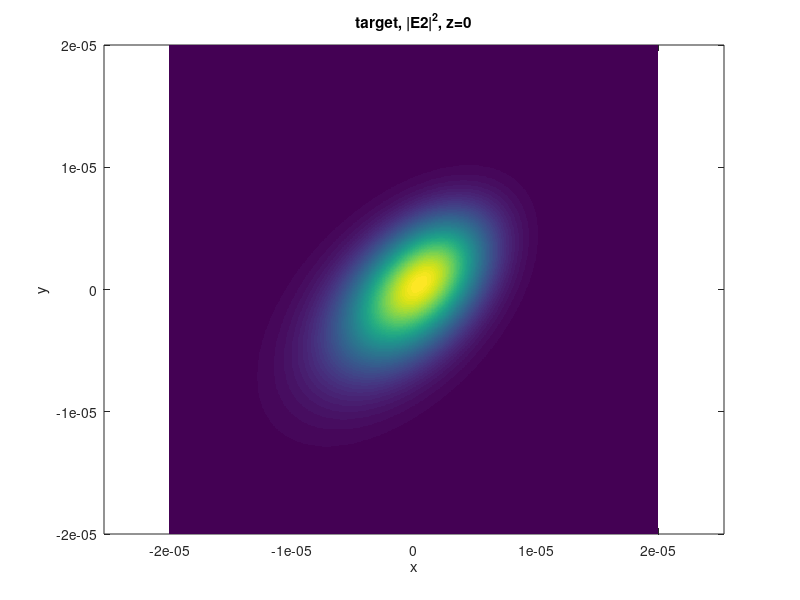
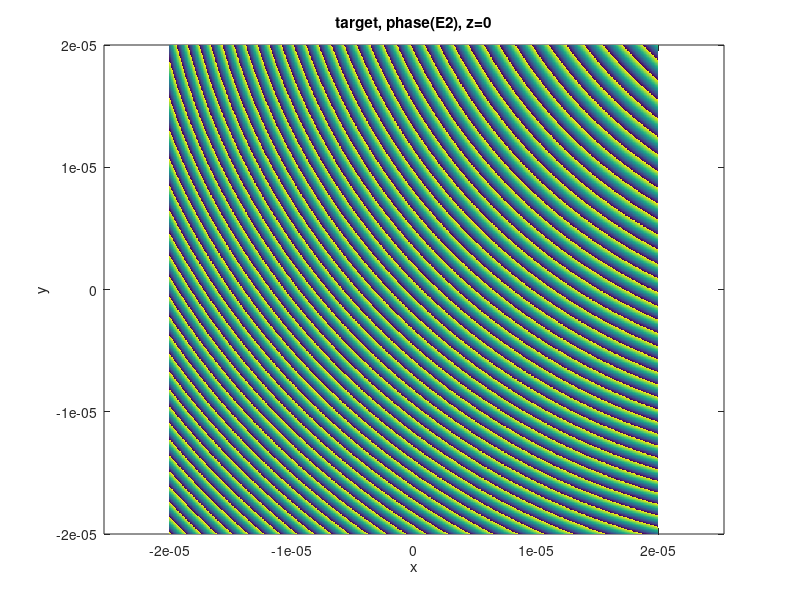

Write the MATLAB code that produced these figures, in order. (Note: this script raises an error after producing the figures.)
% design of a tilted grating for a 3D arbitrarily shaped output beam

% assumptions:
% - target field scalar, from scattering formula match |E| in plane (without the vertical component) to target
% - grating tilt angle is the same everywhere (not correct? local change of
%   grating leads to change of effective tilt angle?)
% - neglect diffraction of pump beam

global lam c k0 neff beta w0 sigma dng

% parameters

lam = 780e-9;           % wavelength
k0 = 2*pi/lam;

c = 3e8;

neff = 1;  %NOT IMPLEMENTED EVERYWHERE           % effective index of fundamental mode
beta = neff*k0;         % propagation constant of mode
w0 = 2e-6;              % waist of fundamental mode (vertical)
sigma = 2e-6;           % waist of refractive index profile (vertical)
dng = 1;                % grating index contrast (=1 for design calculation; realistic <=5e-3 ?)


% define target beam (scalar), propagate to grating plane

    % grid in grating plane: horizontal cross section at z=0
    xv = (-20:0.05:20)*1e-6;
    yv = (-20:0.05:20)*1e-6;

    [xx,yy] = meshgrid(xv,yv);

    % target field

    if (1==0)   % plane wave
        %al2 = 120 *pi/180;   % propagation angle, 90deg=vertical
        ntar = [1 1 1];   % direction of propagation
        ntar = ntar/norm(ntar);

        k2x = k0*ntar(1);
        k2y = k0*ntar(2);
        k2z = k0*ntar(3);

        E20 = 0.1;      % target field amplitude - THIS SHOULD NOT HAVE ANY EFFECT

        E2 = E20*exp(1i*(k2x*xx+k2y*yy));
    end

    if (0==0)   % tilted Gaussian
        % al2 = 60 *pi/180;   % propagation angle, 90deg=vertical
        ntar = [1 1 1];   % direction of propagation
        ntar = ntar/norm(ntar);

        w2 = 2.5e-6;
        zfoc = 50e-6;    % distance to focal point
        E20 = 0.1;       % target field amplitude - THIS SHOULD NOT HAVE ANY EFFECT

        zzr = xx*ntar(1) + yy*ntar(2);  % z in rotated frame = projection onto prop. direction
        xxr = sqrt(xx.^2+yy.^2 - zzr.^2);     % x=r in rotated frame = the orth. component to z
        zzr = zzr - zfoc;

        zR = pi*w2^2/lam;
        w2z = w2*sqrt(1+(zzr/zR).^2);
        eta = atan(zzr/zR);
        %Rz = zzr.*(1+(zR./zzr).^2);
        Rzi = zzr./(zzr.^2 + zR^2);        % inverse of curvature

        %E2 = E20 * w2./w2z .* exp(-(xxr./w2z).^2) .* exp(1i*(k0*zzr+k0*xxr./(2*Rz)-eta));
        E2 = E20 * w2./w2z .* exp(-(xxr./w2z).^2) .* exp(1i*(k0*zzr+k0*xxr.^2.*Rzi/2-eta));
    end
    
    figure(1)
    pcolor(xv,yv,abs(E2).^2)    
    xlabel('x'), ylabel('y')
    title(['target, |E2|^2, z=0'])
    shading flat
    axis equal
    
    figure(2)
    pcolor(xv,yv,angle(E2))    
    xlabel('x'), ylabel('y')
    title(['target, phase(E2), z=0'])
    shading flat
    axis equal

% calculate central grating properties (tilt, rotation, period)

[lamgrat0,alphagrat0,alphatilt0] = grating_angles_3D_f2(ntar(1),ntar(2),ntar(3));
lamgrat0 = lamgrat0 * lam;

% at each position, calculate local target propagation direction, local grating period

    % local propagation direction of target field, extracted from E-grid
    kx = -1i * (E2(:,3:end)-E2(:,1:end-2)) / (2*(xv(2)-xv(1)));
    kx = kx ./ E2(:,2:end-1);
    kx = [kx(:,1) kx kx(:,end)];
    kx = real(kx);

    ky = -1i * (E2(3:end,:)-E2(1:end-2,:)) / (2*(yv(2)-yv(1)));
    ky = ky ./ E2(2:end-1,:);
    ky = [ky(1,:); ky; ky(end,:)];
    ky = real(ky);
    
    kz = sqrt(k0^2-kx.^2-ky.^2);

    [lamgrat,alphagrat,alphatilt] = grating_angles_3D_f2(kx,ky,kz);
    lamgrat = lamgrat * lam;

    figure(3)
    subplot(221)
    pcolor(xv,yv,kx)    
    xlabel('x'), ylabel('y')
    title('kx of local target field')
    shading flat
    axis equal
    colorbar
    
    subplot(222)
    pcolor(xv,yv,ky)    
    xlabel('x'), ylabel('y')
    title('ky of local target field')
    shading flat
    axis equal
    colorbar

    subplot(223)
    pcolor(xv,yv,kz)    
    xlabel('x'), ylabel('y')
    title('kz of local target field')
    shading flat
    axis equal
    colorbar

    figure(4)
    subplot(221)
    pcolor(xv,yv,lamgrat)    
    xlabel('x'), ylabel('y')
    title('Local grating period, lamgrat')
    shading flat
    axis equal
    colorbar
    
    subplot(222)
    pcolor(xv,yv,alphagrat*180/pi)    
    xlabel('x'), ylabel('y')
    title('Local grating direction, alphagrat (deg)')
    shading flat
    axis equal
    colorbar

    subplot(223)
    pcolor(xv,yv,alphatilt*180/pi)    
    xlabel('x'), ylabel('y')
    title('Local optimum grating tilt, alphatilt (deg)')
    shading flat
    axis equal
    colorbar

% calculate the modified local grating tilt, given the local grating
% direction if it is written with the central tilt angle

    % for initial development, may just assume that the effective tilt
    % angle is the same as the central tilt angle (i.e. omit this step)

    
% calculate scattering rate for E-field and power (apart from dng factor)

pol = 1;            % =1 horizontal input polarisation; =2 vertical input polarisation
ky = 0*lamgrat;     % transverse prop. constant of pump

[al1,Ex1,Ey1,Ez1] = scatteringrate3_f(lamgrat,alphagrat,alphatilt,ky,pol);

E1norm = sqrt(Ex1.^2+Ey1.^2+Ez1.^2);

    figure(5)
    pcolor(xv,yv,al1)    
    xlabel('x'), ylabel('y')
    title('Scattering efficiency al (1/m) for dng=1')
    shading flat
    axis equal
    colorbar

    figure(6)
    subplot(221)
    pcolor(xv,yv,Ex1./E1norm)    
    xlabel('x'), ylabel('y')
    title('Scattered field pol.: Ex (norm.)')
    shading flat
    axis equal
    colorbar

    subplot(222)
    pcolor(xv,yv,Ey1./E1norm)    
    xlabel('x'), ylabel('y')
    title('Scattered field pol.: Ey (norm.)')
    shading flat
    axis equal
    colorbar

    subplot(223)
    pcolor(xv,yv,Ez1./E1norm)    
    xlabel('x'), ylabel('y')
    title('Scattered field pol.: Ez (norm.)')
    shading flat
    axis equal
    colorbar

% from this, extract dng (to get correct E) - for no pump depletion, this is all
%   NOTE: there would be different possibilities, because the target field is
%   scalar, but the scattered field has polarisation, e.g. trying to match
%   modulus of E-field, match one polarisation, ...
%   NOTE: can also include pump profile here (e.g. Gaussian in transverse
%   direction)

dng1 = abs(E2)./E1norm;
dng1 = dng1/(max(dng1(:)));

    figure(7)
    subplot(221)
    pcolor(xv,yv,dng1)    
    xlabel('x'), ylabel('y')
    title('Grating dng (norm.), no pump depletion')
    shading flat
    axis equal
    colorbar

    subplot(222)
    contour(xv,yv,dng1)    
    xlabel('x'), ylabel('y')
    title('Grating dng (norm.), no pump depletion')
    shading flat
    axis equal
    colorbar

% to include pump depletion, integrate the grating "loss" and scale dng
% accordingly larger with grating propagation distance to maintain correct
% E field

loss = cumsum(dng1.^2 .* al1,2) * (xv(2)-xv(1));

selpump = 3;
if (selpump==1)    % case 1: flat pump at input P=1, choose max dng for pump depletion
    dngbar_max = sqrt(1/max(loss(:,end)));

    dngbar = dngbar_max*0.99;
    P = 1 + 0*xx;
    P = P - dngbar^2*loss;
    dng_full = real(dng1.*dngbar./sqrt(P));
end
if (selpump==2)    % case 2: flat pump at input P=1, choose max dng for fractionial pump depletion
    dngbar_max = sqrt(1/max(loss(:,end)));

    dngbar = dngbar_max*sqrt(0.01);
    P = 1 + 0*xx;
    P = P - dngbar^2*loss;
    dng_full = real(dng1.*dngbar./sqrt(P));
end
if (selpump==3)    % case 3: optimised pump at input, choose max dng for 1/2 pump depletion
    dngbar_max = sqrt(1/max(loss(:,end)));

    dngbar = dngbar_max*0.99;
    P = (dngbar_max^2*loss(:,end))*ones(1,length(xv));
    P = P - dngbar^2*loss;
    dng_full = real(dng1.*dngbar./sqrt(P));
end

    figure(8)
    subplot(221)
    pcolor(xv,yv,P)    
    xlabel('x'), ylabel('y')
    title('Pump power')
    shading flat
    axis equal
    colorbar

    subplot(223)
    pcolor(xv,yv,dng_full)   
    xlabel('x'), ylabel('y')
    title('Grating dng, pump depletion')
    shading flat
    axis equal
    colorbar

    subplot(224)
    contour(xv,yv,dng_full)   
    xlabel('x'), ylabel('y')
    title('Grating dng, pump depletion')
    shading flat
    axis equal
    colorbar

% combine this grating strength with phase information to produce schematic
% of the full grating (to compare with the holographic results)

xxplot = xx;
yyplot = yy;
zzplot = 0*xx;

%alphagrat0
phi = angle(E2.*exp(-1i*k0*(ntar(1)*xxplot+ntar(2)*yyplot+ntar(3)*zzplot)));

ng = dng_full.*sin(2*pi/lamgrat0*(xxplot*cos(alphagrat0)+yyplot*sin(alphagrat0)-zzplot*tan(alphatilt0)) - phi);

    figure(9)
    %subplot(221)
    pcolor(xv,yv,ng)    
    xlabel('x'), ylabel('y')
    title('Full grating ng')
    shading flat
    axis equal
    colorbar

xvp = xx(1,:);
zvp = (-3:0.05:3)*1e-6;

[xxplot,zzplot] = meshgrid(xvp,zvp);
yyplot = 0*xxplot;

phip = phi((length(xx(:,1))+1)/2,:);     % phase of target field at y=0
phip = ones(length(zvp),1) * phip;

dng_fullp = dng_full((length(xx(:,1))+1)/2,:);     % dng at y=0
dng_fullp = ones(length(zvp),1) * dng_fullp;

ngp = dng_fullp.*sin(2*pi/lamgrat0*(xxplot*cos(alphagrat0)+yyplot*sin(alphagrat0)-zzplot*tan(alphatilt0)) - phip).*exp(-(zzplot/sigma).^2);

    figure(10)
    %subplot(221)
    pcolor(xvp,zvp,ngp)    
    xlabel('x'), ylabel('z')
    title('Full grating ng')
    shading flat
    axis equal
    colorbar

% finally, calculate the scattered field including phase information,
% propagate to target position, check result
